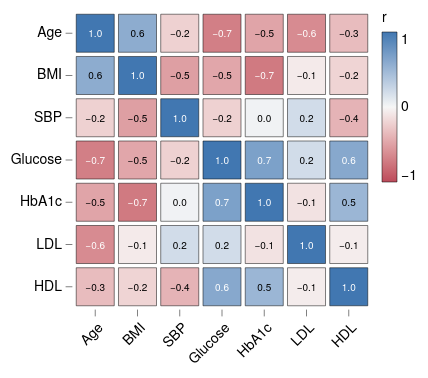

Here is the Vega-Lite specification saved for this chart:
### Vega-Lite specification from a JSON file in a GitHub repository (floating-point values rounded to 4 significant figures)
{"background": null, "config": {"arc": {"fill": "#DBDBDB", "fillOpacity": 1.0, "innerRadius": 37.5, "padAngle": 0.03, "stroke": "black", "strokeOpacity": 1, "strokeWidth": 0.25}, "area": {"fill": "#DBDBDB", "fillOpacity": 1.0, "stroke": "black", "strokeOpacity": 1, "strokeWidth": 0.25}, "axis": {"domain": true, "domainCap": "round", "domainColor": "black", "domainWidth": 0.25, "grid": false, "gridCap": "round", "gridColor": "#F1F1F1", "gridDash": [0, 0], "gridOpacity": 1.0, "gridWidth": 0.25, "labelColor": "black", "labelFont": "Helvetica Neue, HelveticaNeue, Helvetica, Arial, sans-serif", "labelFontSize": 7, "labelFontStyle": "normal", "labelFontWeight": 400, "offset": 0, "ticks": true, "tickCap": "round", "tickColor": "black", "tickRound": false, "tickSize": 3, "tickWidth": 0.25, "titleColor": "black", "titleFont": "Helvetica Neue, HelveticaNeue, Helvetica, Arial, sans-serif", "titleFontSize": 7, "titleFontStyle": "normal", "titleFontWeight": 400}, "axisX": {"domain": false, "labelAlign": "center", "labelAngle": 0, "labels": true, "ticks": true, "translate": 0}, "axisY": {"domain": false, "labelAlign": "right", "labelAngle": 0, "labels": true, "ticks": true, "translate": 0}, "axisRight": {"domain": false, "labelAlign": "left", "labelAngle": 0, "labels": true, "ticks": true, "translate": 0}, "axisTop": {"domain": false, "labelAlign": "center", "labelAngle": 0, "labels": true, "ticks": true, "translate": 0}, "axisBand": {"tickOffset": 0}, "bar": {"fill": "#DBDBDB", "fillOpacity": 1.0, "stroke": "black", "strokeOpacity": 1, "strokeWidth": 0.25}, "boxplot": {"size": 13.5, "ticks": {"cornerRadius": 0.25, "fill": "black", "opacity": 1, "size": 6.75, "thickness": 0.25}, "box": {"fillOpacity": 1.0, "stroke": "black", "strokeOpacity": 1, "strokeWidth": 0.25}, "median": {"cornerRadius": 0, "fill": "black", "fillOpacity": 1.0, "opacity": 1, "size": 13.5, "thickness": 0.25}, "rule": {"fill": "black", "fillOpacity": 1.0, "size": 15.0, "stroke": "black", "strokeDash": [0, 0], "strokeOpacity": 1, "strokeWidth": 0.25}, "outliers": {"color": "black", "fill": "black", "fillOpacity": 1.0, "size": 0, "stroke": "black", "strokeOpacity": 1, "strokeWidth": 0.25}}, "circle": {"fill": "black", "fillOpacity": 1.0, "size": 1.875, "stroke": null, "strokeOpacity": 1, "strokeWidth": 0.25}, "errorband": {"band": {"fillOpacity": 0.6, "stroke": null, "strokeWidth": 0.25, "strokeOpacity": 1}, "borders": {"opacity": 0, "strokeOpacity": 0.25, "strokeWidth": 1}}, "errorbar": {"opacity": 1, "rule": {"strokeDash": [0, 0], "strokeWidth": 0.25}, "ticks": {"color": "black", "cornerRadius": 0.125, "opacity": 1, "size": 9.0, "thickness": 0.25}, "thickness": 0.25}, "font": "Helvetica Neue, HelveticaNeue, Helvetica, Arial, sans-serif", "geoshape": {"fill": "#DBDBDB", "fillOpacity": 1.0, "stroke": "black", "strokeOpacity": 1, "strokeWidth": 0.25}, "header": {"labelColor": "black", "labelFont": "Helvetica Neue, HelveticaNeue, Helvetica, Arial, sans-serif", "labelFontSize": 7, "labelFontStyle": "normal", "labelFontWeight": 400, "titleColor": "black", "titleFont": "Helvetica Neue, HelveticaNeue, Helvetica, Arial, sans-serif", "titleFontSize": 7, "titleFontStyle": "normal", "titleFontWeight": 400, "titlePadding": 0}, "legend": {"disable": false, "offset": 4.5, "titlePadding": 4, "labelOffset": 2, "gradientLabelOffset": 2, "gradientLength": 75.0, "gradientThickness": 7.5, "gradientOpacity": 1.0, "gradientStrokeColor": "black", "gradientStrokeWidth": 0.25, "labelColor": "black", "labelFont": "Helvetica Neue, HelveticaNeue, Helvetica, Arial, sans-serif", "labelFontSize": 7, "labelFontStyle": "normal", "labelFontWeight": 400, "strokeColor": "black", "strokeWidth": 0, "symbolSize": 42, "symbolStrokeColor": "black", "symbolStrokeWidth": 0.25, "titleColor": "black", "titleFont": "Helvetica Neue, HelveticaNeue, Helvetica, Arial, sans-serif", "titleFontSize": 7, "titleFontStyle": "normal", "titleFontWeight": 400}, "line": {"color": "black", "stroke": "black", "strokeCap": "butt", "strokeDash": [0, 0], "strokeOpacity": 1, "strokeWidth": 0.5}, "point": {"filled": true, "fill": "#DBDBDB", "fillOpacity": 1.0, "size": 7.5, "stroke": "black", "strokeOpacity": 1, "strokeWidth": 0.25}, "range": {"category": ["#B2B2B2", "#636363", "#4A7CD3", "#008542", "#382864", "#509F98", "#284F93", "#005226", "#A398D6", "#173633"], "diverging": {"scheme": ["#443E60", "#5F597E", "#7C759B", "#9994B6", "#B7B4CC", "#D6D5DC", "#F6F6F6", "#D1DAD9", "#A4C2BF", "#7AA9A4", "#578E89", "#37736E", "#1B5954"]}, "heatmap": {"scheme": ["#32022B", "#43044D", "#4C196E", "#4D338C", "#484DA6", "#3A68BB", "#1D83CA", "#1D9CCB", "#23B5C9", "#28CDC5", "#4DE0B4", "#91EE9F"]}, "ordinal": {"scheme": ["#F1F1F1", "#DBDBDB", "#C6C6C6", "#B2B2B2", "#9D9D9D", "#898989", "#767676", "#636363", "#515151", "#404040", "#2F2F2F", "#1F1F1F"]}, "ramp": {"scheme": ["#32022B", "#43044D", "#4C196E", "#4D338C", "#484DA6", "#3A68BB", "#1D83CA", "#1D9CCB", "#23B5C9", "#28CDC5", "#4DE0B4", "#91EE9F"]}}, "rule": {"color": "black", "stroke": "black", "strokeCap": "round", "strokeDash": [2, 2], "strokeOpacity": 1, "strokeWidth": 0.25}, "scale": {"bandPaddingInner": 0.1, "bandPaddingOuter": 0.1, "round": false}, "rect": {"fill": "#DBDBDB", "fillOpacity": 1.0, "stroke": "black", "strokeOpacity": 1, "strokeWidth": 0.25}, "square": {"fill": "#DBDBDB", "fillOpacity": 1.0, "size": 15.0, "stroke": "black", "strokeOpacity": 1, "strokeWidth": 0.25}, "text": {"color": "black", "font": "Helvetica Neue, HelveticaNeue, Helvetica, Arial, sans-serif", "fontSize": 7, "fontStyle": "normal", "fontWeight": 400}, "tick": {"color": "black", "cornerRadius": 0.125, "opacity": 1.0, "size": 13.5, "thickness": 0.25}, "title": {"anchor": "middle", "frame": "group", "color": "black", "font": "Helvetica Neue, HelveticaNeue, Helvetica, Arial, sans-serif", "fontSize": 7, "fontStyle": "normal", "fontWeight": 400, "subtitleColor": "black", "subtitleFont": "Helvetica Neue, HelveticaNeue, Helvetica, Arial, sans-serif", "subtitleFontSize": "Helvetica Neue, HelveticaNeue, Helvetica, Arial, sans-serif", "subtitleFontStyle": "normal", "subtitleFontWeight": 400}, "trail": {"color": "black", "opacity": 1, "size": 0.5}, "view": {"continuousWidth": 150, "continuousHeight": 150, "discreteWidth": 150, "discreteHeight": 150, "fill": null, "stroke": null, "strokeWidth": 0.25}}, "layer": [{"mark": {"type": "rect"}, "encoding": {"color": {"field": "r", "scale": {"domain": [-1, 1], "range": ["#BC4A5A", "#C96872", "#D4858B", "#DFA1A5", "#E8BDBF", "#F0DADA", "#F6F6F6", "#D7E0EB", "#B9CBE0", "#9BB6D5", "#7DA1C9", "#5F8CBD", "#4177B1"]}, "title": "r", "type": "quantitative"}, "x": {"axis": {"labelAlign": "right", "labelAngle": -45}, "field": "a", "sort": ["Age", "BMI", "SBP", "Glucose", "HbA1c", "LDL", "HDL"], "title": null, "type": "nominal"}, "y": {"field": "b", "sort": ["Age", "BMI", "SBP", "Glucose", "HbA1c", "LDL", "HDL"], "title": null, "type": "nominal"}}}, {"mark": {"type": "text", "fontSize": 5}, "encoding": {"color": {"condition": {"test": "abs(datum.r) > 0.6", "value": "white"}, "value": "black"}, "text": {"field": "r", "format": ".1f", "type": "quantitative"}, "x": {"axis": {"labelAlign": "right", "labelAngle": -45}, "field": "a", "sort": ["Age", "BMI", "SBP", "Glucose", "HbA1c", "LDL", "HDL"], "title": null, "type": "nominal"}, "y": {"field": "b", "sort": ["Age", "BMI", "SBP", "Glucose", "HbA1c", "LDL", "HDL"], "title": null, "type": "nominal"}}}], "data": {"name": "data-3c30203ae2926ac0c3253e8a815bbecb"}, "$schema": "https://vega.github.io/schema/vega-lite/v6.4.1.json", "datasets": {"data-3c30203ae2926ac0c3253e8a815bbecb": [{"a": "Age", "b": "Age", "r": 1.0}, {"a": "Age", "b": "BMI", "r": 0.58}, {"a": "Age", "b": "SBP", "r": -0.22}, {"a": "Age", "b": "Glucose", "r": -0.7}, {"a": "Age", "b": "HbA1c", "r": -0.48}, {"a": "Age", "b": "LDL", "r": -0.63}, {"a": "Age", "b": "HDL", "r": -0.34}, {"a": "BMI", "b": "Age", "r": 0.58}, {"a": "BMI", "b": "BMI", "r": 1.0}, {"a": "BMI", "b": "SBP", "r": -0.51}, {"a": "BMI", "b": "Glucose", "r": -0.47}, {"a": "BMI", "b": "HbA1c", "r": -0.73}, {"a": "BMI", "b": "LDL", "r": -0.07}, {"a": "BMI", "b": "HDL", "r": -0.2}, {"a": "SBP", "b": "Age", "r": -0.22}, {"a": "SBP", "b": "BMI", "r": -0.51}, {"a": "SBP", "b": "SBP", "r": 1.0}, {"a": "SBP", "b": "Glucose", "r": -0.22}, {"a": "SBP", "b": "HbA1c", "r": 0.03}, {"a": "SBP", "b": "LDL", "r": 0.2}, {"a": "SBP", "b": "HDL", "r": -0.39}, {"a": "Glucose", "b": "Age", "r": -0.7}, {"a": "Glucose", "b": "BMI", "r": -0.47}, {"a": "Glucose", "b": "SBP", "r": -0.22}, {"a": "Glucose", "b": "Glucose", "r": 1.0}, {"a": "Glucose", "b": "HbA1c", "r": 0.67}, {"a": "Glucose", "b": "LDL", "r": 0.2}, {"a": "Glucose", "b": "HDL", "r": 0.61}, {"a": "HbA1c", "b": "Age", "r": -0.48}, {"a": "HbA1c", "b": "BMI", "r": -0.73}, {"a": "HbA1c", "b": "SBP", "r": 0.03}, {"a": "HbA1c", "b": "Glucose", "r": 0.67}, {"a": "HbA1c", "b": "HbA1c", "r": 1.0}, {"a": "HbA1c", "b": "LDL", "r": -0.12}, {"a": "HbA1c", "b": "HDL", "r": 0.5}, {"a": "LDL", "b": "Age", "r": -0.63}, {"a": "LDL", "b": "BMI", "r": -0.07}, {"a": "LDL", "b": "SBP", "r": 0.2}, {"a": "LDL", "b": "Glucose", "r": 0.2}, {"a": "LDL", "b": "HbA1c", "r": -0.12}, {"a": "LDL", "b": "LDL", "r": 1.0}, {"a": "LDL", "b": "HDL", "r": -0.06}, {"a": "HDL", "b": "Age", "r": -0.34}, {"a": "HDL", "b": "BMI", "r": -0.2}, {"a": "HDL", "b": "SBP", "r": -0.39}, {"a": "HDL", "b": "Glucose", "r": 0.61}, {"a": "HDL", "b": "HbA1c", "r": 0.5}, {"a": "HDL", "b": "LDL", "r": -0.06}, {"a": "HDL", "b": "HDL", "r": 1.0}]}}
